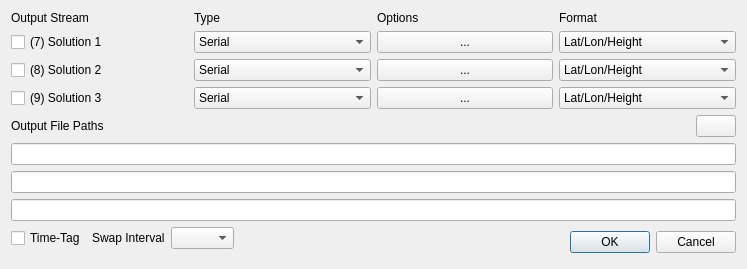
<?xml version="1.0" encoding="UTF-8"?>
<ui version="4.0">
 <class>OutputStrDialog</class>
 <widget class="QWidget" name="OutputStrDialog">
  <property name="geometry">
   <rect>
    <x>0</x>
    <y>0</y>
    <width>747</width>
    <height>268</height>
   </rect>
  </property>
  <property name="windowTitle">
   <string>Output Streams</string>
  </property>
  <property name="toolTip">
   <string/>
  </property>
  <layout class="QGridLayout" name="gridLayout">
   <item row="2" column="0">
    <widget class="QWidget" name="panelTimeTag" native="true">
     <layout class="QHBoxLayout" name="horizontalLayout">
      <property name="leftMargin">
       <number>0</number>
      </property>
      <property name="topMargin">
       <number>0</number>
      </property>
      <property name="rightMargin">
       <number>0</number>
      </property>
      <item>
       <widget class="QCheckBox" name="cBTimeTag">
        <property name="toolTip">
         <string>Generate time-tags</string>
        </property>
        <property name="text">
         <string>Time-Tag</string>
        </property>
       </widget>
      </item>
      <item>
       <widget class="QLabel" name="lblSwapInterval">
        <property name="toolTip">
         <string/>
        </property>
        <property name="text">
         <string>Swap Interval</string>
        </property>
        <property name="buddy">
         <cstring>cBSwapInterval</cstring>
        </property>
       </widget>
      </item>
      <item>
       <widget class="QComboBox" name="cBSwapInterval">
        <property name="toolTip">
         <string>Select swap interval for output data. Use specific keys (see &quot;?&quot; button) in the file path to generate unique filenames.</string>
        </property>
        <property name="sizeAdjustPolicy">
         <enum>QComboBox::SizeAdjustPolicy::AdjustToContents</enum>
        </property>
        <item>
         <property name="text">
          <string/>
         </property>
        </item>
        <item>
         <property name="text">
          <string>0.25 h</string>
         </property>
        </item>
        <item>
         <property name="text">
          <string>0.5 h</string>
         </property>
        </item>
        <item>
         <property name="text">
          <string>1 h</string>
         </property>
        </item>
        <item>
         <property name="text">
          <string>3 h</string>
         </property>
        </item>
        <item>
         <property name="text">
          <string>6 h</string>
         </property>
        </item>
        <item>
         <property name="text">
          <string>12 h</string>
         </property>
        </item>
        <item>
         <property name="text">
          <string>24 h</string>
         </property>
        </item>
       </widget>
      </item>
     </layout>
    </widget>
   </item>
   <item row="2" column="1">
    <widget class="QDialogButtonBox" name="buttonBox">
     <property name="standardButtons">
      <set>QDialogButtonBox::StandardButton::Cancel|QDialogButtonBox::StandardButton::Ok</set>
     </property>
    </widget>
   </item>
   <item row="1" column="0" colspan="2">
    <widget class="QWidget" name="panelPaths" native="true">
     <layout class="QGridLayout" name="gridLayout_3">
      <property name="leftMargin">
       <number>0</number>
      </property>
      <property name="topMargin">
       <number>0</number>
      </property>
      <property name="rightMargin">
       <number>0</number>
      </property>
      <property name="bottomMargin">
       <number>0</number>
      </property>
      <item row="0" column="0">
       <widget class="QLabel" name="lblF1">
        <property name="text">
         <string>Output File Paths</string>
        </property>
        <property name="buddy">
         <cstring>lEFilePath1</cstring>
        </property>
       </widget>
      </item>
      <item row="0" column="1">
       <widget class="QPushButton" name="btnKey">
        <property name="sizePolicy">
         <sizepolicy hsizetype="Fixed" vsizetype="Fixed">
          <horstretch>0</horstretch>
          <verstretch>0</verstretch>
         </sizepolicy>
        </property>
        <property name="icon">
         <iconset resource="../icon/resources.qrc">
          <normaloff>:/buttons/key</normaloff>:/buttons/key</iconset>
        </property>
       </widget>
      </item>
      <item row="1" column="0" colspan="2">
       <widget class="QLineEdit" name="lEFilePath1">
        <property name="toolTip">
         <string>Specify file name for first solution data stream</string>
        </property>
       </widget>
      </item>
      <item row="2" column="0" colspan="2">
       <widget class="QLineEdit" name="lEFilePath2">
        <property name="toolTip">
         <string>Specify file name for second solution data stream</string>
        </property>
       </widget>
      </item>
      <item row="3" column="0" colspan="2">
       <widget class="QLineEdit" name="lEFilePath3">
        <property name="toolTip">
         <string>Specify file name for third solution data stream</string>
        </property>
       </widget>
      </item>
     </layout>
    </widget>
   </item>
   <item row="0" column="0" colspan="2">
    <widget class="QWidget" name="panelStreams" native="true">
     <layout class="QGridLayout" name="gridLayout_2">
      <property name="leftMargin">
       <number>0</number>
      </property>
      <property name="topMargin">
       <number>0</number>
      </property>
      <property name="rightMargin">
       <number>0</number>
      </property>
      <property name="bottomMargin">
       <number>0</number>
      </property>
      <item row="0" column="0">
       <widget class="QLabel" name="Label10">
        <property name="sizePolicy">
         <sizepolicy hsizetype="Preferred" vsizetype="Fixed">
          <horstretch>0</horstretch>
          <verstretch>0</verstretch>
         </sizepolicy>
        </property>
        <property name="text">
         <string>Output Stream</string>
        </property>
       </widget>
      </item>
      <item row="0" column="1">
       <widget class="QLabel" name="Label5">
        <property name="text">
         <string>Type</string>
        </property>
       </widget>
      </item>
      <item row="0" column="2">
       <widget class="QLabel" name="Label6">
        <property name="text">
         <string>Options</string>
        </property>
       </widget>
      </item>
      <item row="0" column="3">
       <widget class="QLabel" name="Label7">
        <property name="text">
         <string>Format</string>
        </property>
       </widget>
      </item>

      <item row="1" column="0">
       <widget class="QCheckBox" name="cBStream1C">
        <property name="toolTip">
         <string>Enable first output stream for solution data</string>
        </property>
        <property name="text">
         <string>(7) Solution 1</string>
        </property>
       </widget>
      </item>
      <item row="1" column="1">
       <widget class="QComboBox" name="cBStream1">
        <property name="toolTip">
         <string>Select stream type for first solution output stream</string>
        </property>
        <item>
         <property name="text">
          <string>Serial</string>
         </property>
        </item>
        <item>
         <property name="text">
          <string>TCP Client</string>
         </property>
        </item>
        <item>
         <property name="text">
          <string>TCP Server</string>
         </property>
        </item>
        <item>
         <property name="text">
          <string>NTRIP Server</string>
         </property>
        </item>
        <item>
         <property name="text">
          <string>NTRIP Caster</string>
         </property>
        </item>
        <item>
         <property name="text">
          <string>File</string>
         </property>
        </item>
       </widget>
      </item>
      <item row="1" column="2">
       <widget class="QPushButton" name="btnStream1">
        <property name="toolTip">
         <string>Select options for the first solution data stream</string>
        </property>
        <property name="text">
         <string>...</string>
        </property>
       </widget>
      </item>
      <item row="1" column="3">
       <widget class="QComboBox" name="cBFormat1">
        <property name="toolTip">
         <string>Select time and position format for data stream</string>
        </property>
        <item>
         <property name="text">
          <string>Lat/Lon/Height</string>
         </property>
        </item>
        <item>
         <property name="text">
          <string>X/Y/Z-ECEF</string>
         </property>
        </item>
        <item>
         <property name="text">
          <string>E/N/U-Baseline</string>
         </property>
        </item>
        <item>
         <property name="text">
          <string>NMEA0183</string>
         </property>
        </item>
        <item>
         <property name="text">
          <string>Solution Status</string>
         </property>
        </item>
       </widget>
      </item>

      <item row="2" column="0">
       <widget class="QCheckBox" name="cBStream2C">
        <property name="toolTip">
         <string>Enable second output stream for solution data</string>
        </property>
        <property name="text">
         <string>(8) Solution 2</string>
        </property>
       </widget>
      </item>
      <item row="2" column="1">
       <widget class="QComboBox" name="cBStream2">
        <property name="toolTip">
         <string>Select stream type for second solution output stream</string>
        </property>
        <item>
         <property name="text">
          <string>Serial</string>
         </property>
        </item>
        <item>
         <property name="text">
          <string>TCP Client</string>
         </property>
        </item>
        <item>
         <property name="text">
          <string>TCP Server</string>
         </property>
        </item>
        <item>
         <property name="text">
          <string>NTRIP Server</string>
         </property>
        </item>
        <item>
         <property name="text">
          <string>NTRIP Caster</string>
         </property>
        </item>
        <item>
         <property name="text">
          <string>File</string>
         </property>
        </item>
       </widget>
      </item>
      <item row="2" column="2">
       <widget class="QPushButton" name="btnStream2">
        <property name="toolTip">
         <string>Select options for the second solution data stream</string>
        </property>
        <property name="text">
         <string>...</string>
        </property>
       </widget>
      </item>
      <item row="2" column="3">
       <widget class="QComboBox" name="cBFormat2">
        <property name="toolTip">
         <string>Select time and position format for data stream</string>
        </property>
        <item>
         <property name="text">
          <string>Lat/Lon/Height</string>
         </property>
        </item>
        <item>
         <property name="text">
          <string>X/Y/Z-ECEF</string>
         </property>
        </item>
        <item>
         <property name="text">
          <string>E/N/U-Baseline</string>
         </property>
        </item>
        <item>
         <property name="text">
          <string>NMEA0183</string>
         </property>
        </item>
        <item>
         <property name="text">
          <string>Solution Status</string>
         </property>
        </item>
       </widget>
      </item>

      <item row="3" column="0">
       <widget class="QCheckBox" name="cBStream3C">
        <property name="toolTip">
         <string>Enable third output stream for solution data</string>
        </property>
        <property name="text">
         <string>(9) Solution 3</string>
        </property>
       </widget>
      </item>
      <item row="3" column="1">
       <widget class="QComboBox" name="cBStream3">
        <property name="toolTip">
         <string>Select stream type for third solution output stream</string>
        </property>
        <item>
         <property name="text">
          <string>Serial</string>
         </property>
        </item>
        <item>
         <property name="text">
          <string>TCP Client</string>
         </property>
        </item>
        <item>
         <property name="text">
          <string>TCP Server</string>
         </property>
        </item>
        <item>
         <property name="text">
          <string>NTRIP Server</string>
         </property>
        </item>
        <item>
         <property name="text">
          <string>NTRIP Caster</string>
         </property>
        </item>
        <item>
         <property name="text">
          <string>File</string>
         </property>
        </item>
       </widget>
      </item>
      <item row="3" column="2">
       <widget class="QPushButton" name="btnStream3">
        <property name="toolTip">
         <string>Select options for the third solution data stream</string>
        </property>
        <property name="text">
         <string>...</string>
        </property>
       </widget>
      </item>
      <item row="3" column="3">
       <widget class="QComboBox" name="cBFormat3">
        <property name="toolTip">
         <string>Select time and position format for data stream</string>
        </property>
        <item>
         <property name="text">
          <string>Lat/Lon/Height</string>
         </property>
        </item>
        <item>
         <property name="text">
          <string>X/Y/Z-ECEF</string>
         </property>
        </item>
        <item>
         <property name="text">
          <string>E/N/U-Baseline</string>
         </property>
        </item>
        <item>
         <property name="text">
          <string>NMEA0183</string>
         </property>
        </item>
        <item>
         <property name="text">
          <string>Solution Status</string>
         </property>
        </item>
       </widget>
      </item>

     </layout>
    </widget>
   </item>
  </layout>
 </widget>
 <tabstops>
  <tabstop>cBStream1C</tabstop>
  <tabstop>cBStream1</tabstop>
  <tabstop>btnStream1</tabstop>
  <tabstop>cBFormat1</tabstop>
  <tabstop>cBStream2C</tabstop>
  <tabstop>cBStream2</tabstop>
  <tabstop>btnStream2</tabstop>
  <tabstop>cBFormat2</tabstop>
  <tabstop>cBStream3C</tabstop>
  <tabstop>cBStream3</tabstop>
  <tabstop>btnStream3</tabstop>
  <tabstop>cBFormat3</tabstop>
  <tabstop>btnKey</tabstop>
  <tabstop>lEFilePath1</tabstop>
  <tabstop>lEFilePath2</tabstop>
  <tabstop>lEFilePath3</tabstop>
  <tabstop>cBTimeTag</tabstop>
  <tabstop>cBSwapInterval</tabstop>
 </tabstops>
 <resources>
  <include location="../icon/resources.qrc"/>
 </resources>
 <connections/>
</ui>
